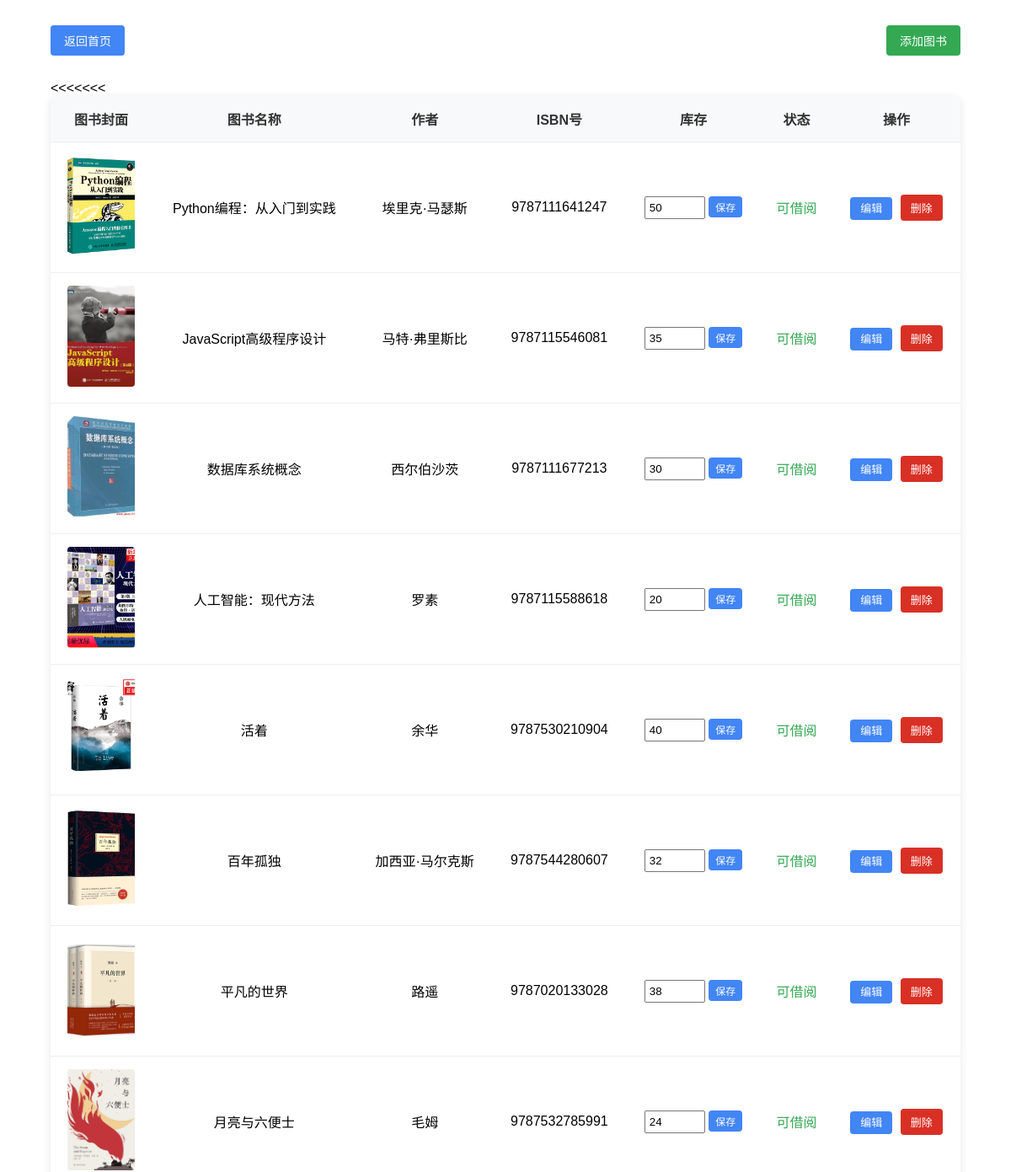
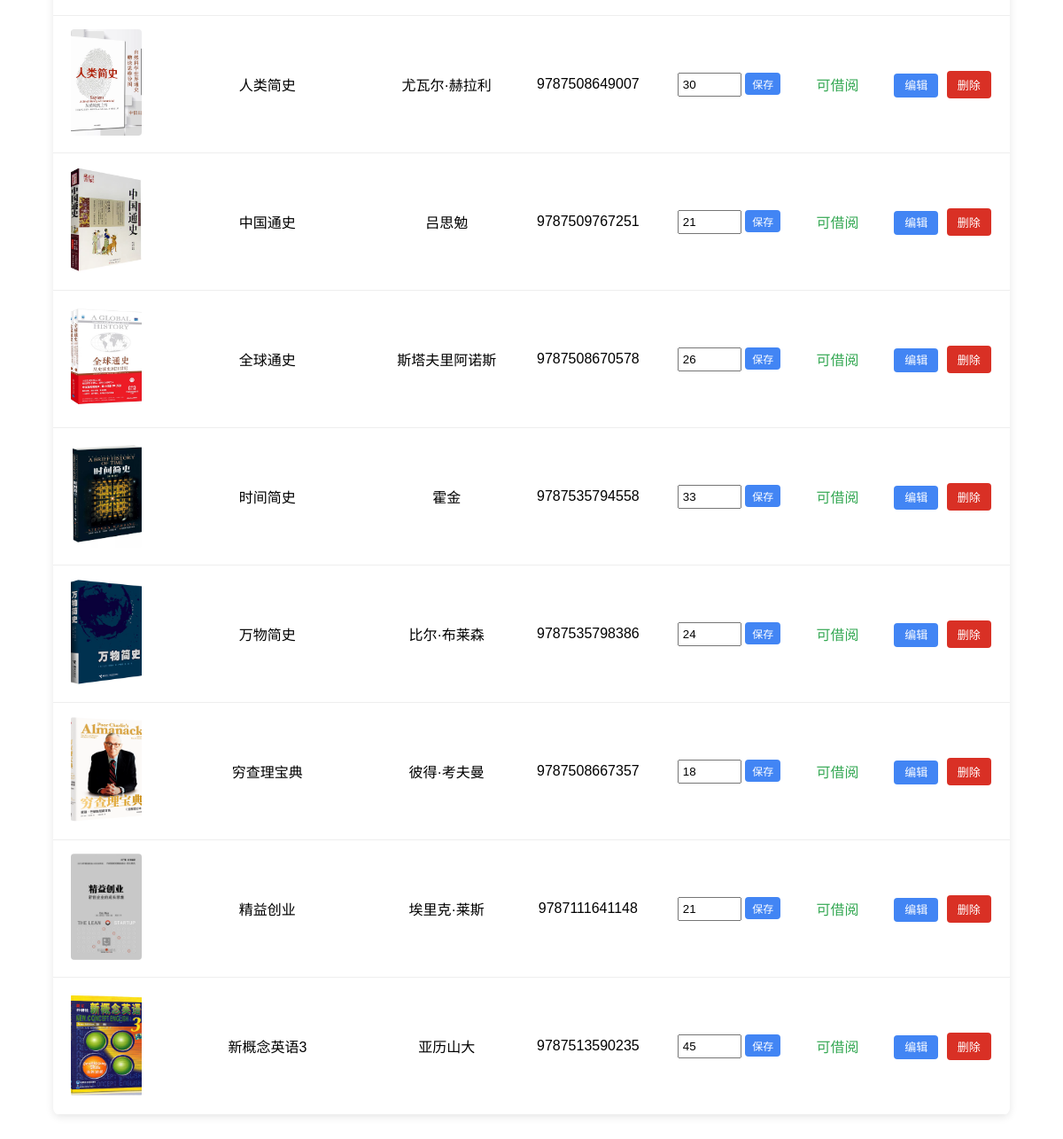
/admin/book/manage (signed in), run on the app's committed database (2 pictures, top to bottom).
### tables this page shows
CREATE TABLE book (
            id INTEGER PRIMARY KEY AUTOINCREMENT,
            isbn TEXT UNIQUE NOT NULL,
            title TEXT NOT NULL,
            author TEXT NOT NULL,
            publisher TEXT NOT NULL,
            publish_date TEXT NOT NULL,
            category_id INTEGER,
            price REAL NOT NULL,
            stock INTEGER NOT NULL DEFAULT 0,
            cover TEXT,  -- 封面路径
            description TEXT,
            FOREIGN KEY (category_id) REFERENCES book_category(id)
        );

### app.py (the view)
@app.route('/admin/book/manage')
def admin_book_manage():
    if 'user_id' not in session or session['identity'] != 'admin':
        return redirect(url_for('login'))
    db = get_db()
    books = db.execute('SELECT * FROM book').fetchall()
    return render_template('admin_book_manage.html', books=books)

### app.py (called while the page is built)
def get_db():
    conn = sqlite3.connect(DATABASE)
    conn.row_factory = sqlite3.Row  # 允许通过列名访问数据
    return conn

### templates/admin_book_manage.html (shortened to what this page needs)
<!DOCTYPE html>
<html lang="zh-CN">
<head>
    <link rel="stylesheet" href="{{ url_for('static', filename='style.css') }}">
</head>
<body>
    <div class="manage-container">
        <div class="header">
            <a href="{{ url_for('admin_home') }}" class="back-btn">返回首页</a>
            <a href="{{ url_for('admin_add_book') }}" class="add-btn">添加图书</a>
        </div>
        {% if books %}
            <table class="book-table">
                <thead>
                    <tr>
                        <<th>图书封面</th>
                        <<th>图书名称</th>
                        <<th>作者</th>
                        <<th>ISBN号</th>
                        <<th>库存</th>
                        <<th>状态</th>
                        <<th>操作</th>
                    </tr>
                </thead>
                <tbody>
                    {% for book in books %}
                        <tr>
                            <td>
                                {% if book.cover %}
                                    <img src="{{ book.cover }}" class="book-cover" alt="{{ book.title }}">
                                {% else %}
                                    <img src="{{ url_for('static', filename='images/default-cover.jpg') }}" class="book-cover" alt="默认封面">
                                {% endif %}
                            </td>
                            <td>{{ book.title }}</td>
                            <td>{{ book.author }}</td>
                            <td>{{ book.isbn }}</td>
                            <td>
                                <form method="post" action="{{ url_for('admin_update_stock') }}" style="display:inline;">
                                    <input type="number" name="stock" value="{{ book.stock }}" min="0" style="width:60px; padding:4px;" required>
                                    <button type="submit" style="padding:4px 8px; background:#4285f4; color:white; border:none; border-radius:4px; cursor:pointer; font-size:12px;">保存</button>
                                </form>
                            </td>
                            <td>
                                {% if book.stock > 0 %}
                                    <span class="status-available">可借阅</span>
                                {% else %}
                                    <span class="status-unavailable">无库存</span>
                                {% endif %}
                            </td>
                            <td>
                                <a href="{{ url_for('admin_edit_book', book_id=book.id) }}" class="edit-btn">编辑</a>
                                <form method="post" action="{{ url_for('admin_delete_book') }}" style="display:inline;">
                                    <button type="submit" class="delete-btn" onclick="return confirm('确定删除该图书？')">删除</button>
                                </form>
                            </td>
                        </tr>
                    {% endfor %}
                </tbody>
            </table>
        {% else %}
            <div class="no-data">暂无图书数据，请添加图书</div>
        {% endif %}
    </div>
</body>
</html>

### static/style.css (style rules this page uses)
body { margin: 0; padding: 0; font-family: Arial, sans-serif; }

### templates/admin_book_manage.html (style rules this page uses)
.manage-container { width: 90%; margin: 0 auto; padding: 30px 0; }
.header { display: flex; justify-content: space-between; align-items: center; margin-bottom: 30px; }
.back-btn { padding: 8px 16px; background-color: #4285f4; color: white; border: none; border-radius: 4px; cursor: pointer; text-decoration: none; font-size: 14px; }
.add-btn { padding: 8px 16px; background-color: #34a853; color: white; border: none; border-radius: 4px; cursor: pointer; text-decoration: none; font-size: 14px; }
.book-table { width: 100%; border-collapse: collapse; background-color: white; border-radius: 8px; overflow: hidden; box-shadow: 0 2px 10px rgba(0,0,0,0.1); }
.book-table th, .book-table td { padding: 15px; text-align: center; border-bottom: 1px solid #eee; }
.book-table th { background-color: #f8f9fa; color: #333; font-weight: 600; }
.book-cover { width: 80px; height: 120px; object-fit: cover; border-radius: 4px; }
.edit-btn { padding: 6px 12px; background-color: #4285f4; color: white; border: none; border-radius: 4px; cursor: pointer; text-decoration: none; font-size: 13px; margin-right: 5px; }
.delete-btn { padding: 6px 12px; background-color: #d93025; color: white; border: none; border-radius: 4px; cursor: pointer; text-decoration: none; font-size: 13px; }
.status-available { color: #34a853; font-weight: 500; }

### data on the page
book: cover (picture), title "Python编程：从入门到实践", author "埃里克·马瑟斯", isbn "9787111641247", stock "50", shows "可借阅"
book: cover (picture), title "JavaScript高级程序设计", author "马特·弗里斯比", isbn "9787115546081", stock "35", shows "可借阅"
book: cover (picture), title "数据库系统概念", author "西尔伯沙茨", isbn "9787111677213", stock "30", shows "可借阅"
book: cover (picture), title "人工智能：现代方法", author "罗素", isbn "9787115588618", stock "20", shows "可借阅"
book: cover (picture), title "活着", author "余华", isbn "9787530210904", stock "40", shows "可借阅"
book: cover (picture), title "百年孤独", author "加西亚·马尔克斯", isbn "9787544280607", stock "32", shows "可借阅"
book: cover (picture), title "平凡的世界", author "路遥", isbn "9787020133028", stock "38", shows "可借阅"
book: cover (picture), title "月亮与六便士", author "毛姆", isbn "9787532785991", stock "24", shows "可借阅"
book: cover (picture), title "人类简史", author "尤瓦尔·赫拉利", isbn "9787508649007", stock "30", shows "可借阅"
book: cover (picture), title "中国通史", author "吕思勉", isbn "9787509767251", stock "21", shows "可借阅"
book: cover (picture), title "全球通史", author "斯塔夫里阿诺斯", isbn "9787508670578", stock "26", shows "可借阅"
book: cover (picture), title "时间简史", author "霍金", isbn "9787535794558", stock "33", shows "可借阅"
book: cover (picture), title "万物简史", author "比尔·布莱森", isbn "9787535798386", stock "24", shows "可借阅"
book: cover (picture), title "穷查理宝典", author "彼得·考夫曼", isbn "9787508667357", stock "18", shows "可借阅"
book: cover (picture), title "精益创业", author "埃里克·莱斯", isbn "9787111641148", stock "21", shows "可借阅"
book: cover (picture), title "新概念英语3", author "亚历山大", isbn "9787513590235", stock "45", shows "可借阅"
